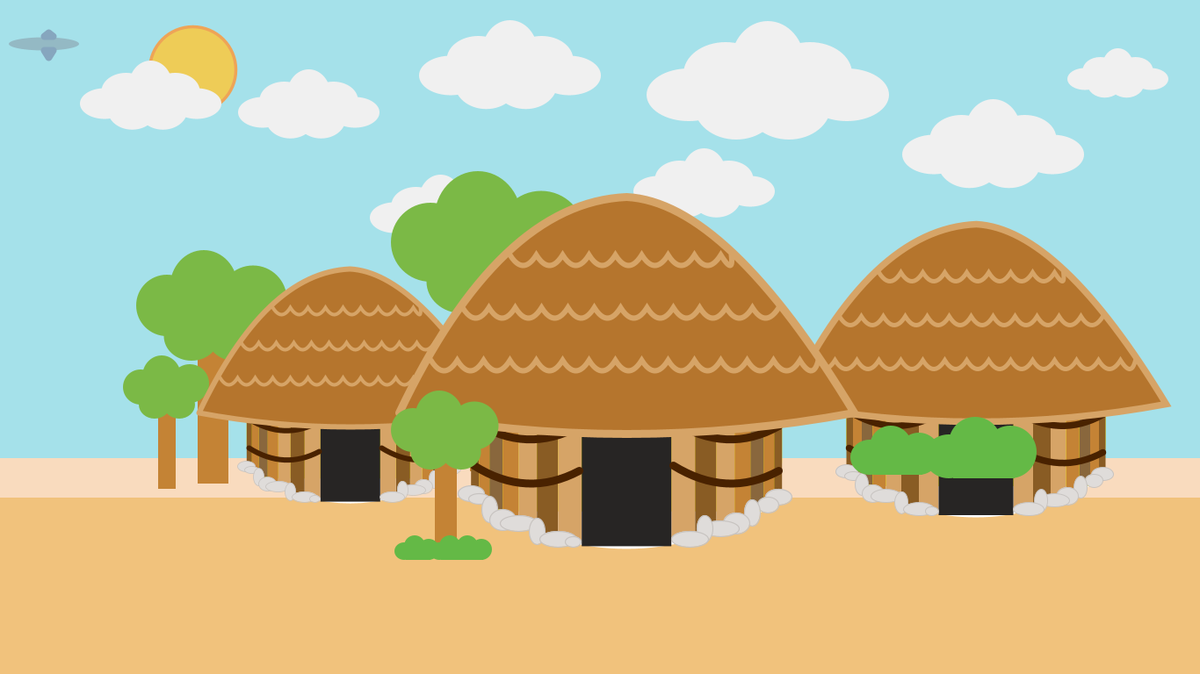
Frame 1 (no input)
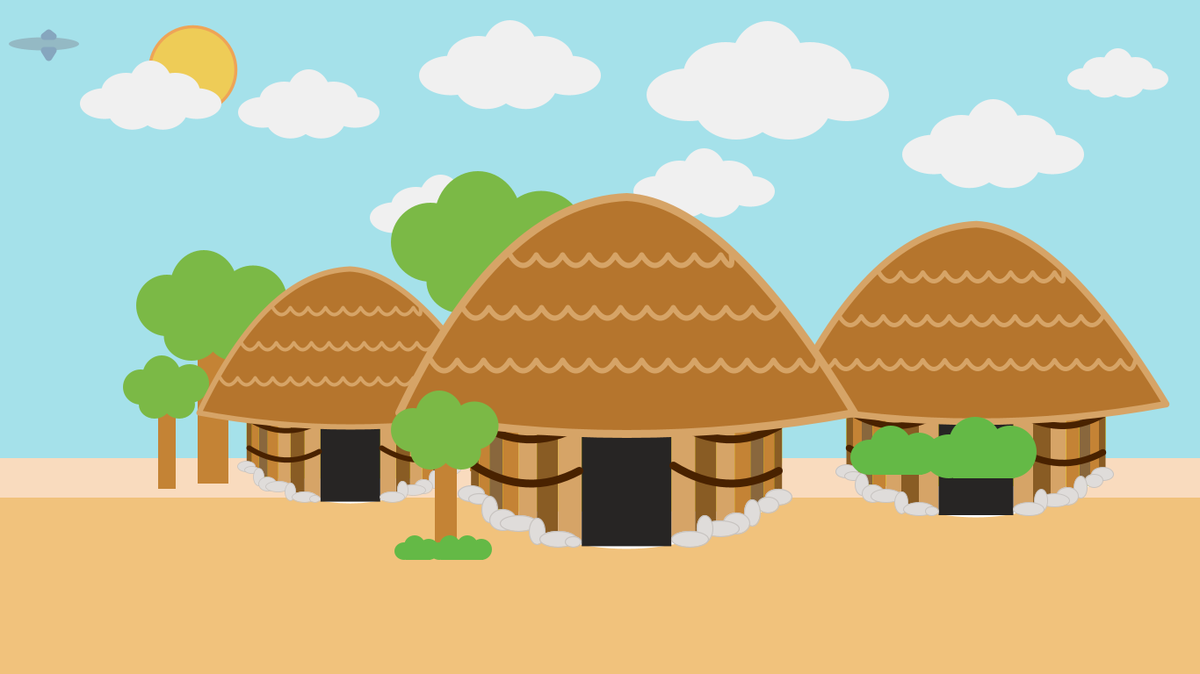
Frame 60 (the mouse pressed at the canvas centre just before this capture)
Frame 120 (the mouse held since frame 60 and released just before this capture): identical to frame 60, image omitted

The Processing sketch that drew these frames (run headless with seeded random() and noise(); from frame 60 on, the mouse is pressed at the canvas centre):

// Processing sketch: Scene_Rumah_Papua
// ── Scene_Rumah_Papua.pde
// Scene Rumah Aceh

int xM = 150;
int yM = 10;

Rumah rumah = new RumahPapua();
Properti p = new Properti();

void setup(){
  size(1366, 768);
}

void draw(){
  background(#a5e1ea);
  p.tanah(0, -180, 0.9);
  
  p.matahari(xM, yM, 0.7);
  
  p.awan(70, 20, 0.7, 240);
  p.awan(250, 30, 0.7, 240);
  p.awan(450, -40, 0.9, 240);
  p.awan(400, 150, 0.7, 240);
  p.awan(700, -60, 1.2, 240);
  p.awan(700, 120, 0.7, 240);
  p.awan(1000, 50, 0.9, 240);
  p.awan(1200, 20, 0.5, 240);
  
  p.pohon(120, 250, 0.7);
  p.pohon(400, 150, 0.9);
  
  //kecil
  p.pohon(120, 385, 0.4);
  
  rumah.draw(30, 230, 0, 0.4);
  rumah.draw(650, 160, 0, 0.5);
  rumah.draw(160, 110, 0, 0.6);
 
   //kecil
  p.pohon(420, 420, 0.5);
  p.semak(440, 600, 0.2);
  p.semak(480, 600, 0.2);
  p.semak(500, 600, 0.2);
  
  
  p.semak(1030, 450, 0.5);
  p.semak(950, 465, 0.4);
  
  
  //pesawat
  fill(#94b9c4);
  ellipse(50, 50, 80, 15);
  fill(#86a6be);
  stroke(#86a6be);
  strokeWeight(8);
  strokeJoin(ROUND);
  triangle(50, 41, 60, 41, 55, 37);
  triangle(50, 57, 60, 57, 55, 65);
}

// ── Properti.pde
public class Properti {
  
  public void awan(float x, float y, float s, int warna) {
    pushMatrix();
    
    translate(x, y);
    scale(s);
    
    noStroke();
    fill(warna);
    ellipse(70, 140, 80, 50);
    ellipse(105, 120, 80, 60);
    ellipse(220, 140, 80, 50);
    ellipse(185, 120, 80, 60);
    ellipse(145, 110, 70, 80);
    ellipse(115, 150, 80, 65);
    ellipse(165, 150, 80, 65);
    
    popMatrix();
  }
  
  public void matahari(float x, float y, float s) {
    pushMatrix();
    
    translate(x, y);
    scale(s);
    
    stroke(#eea457);
    fill(#eecc57);
    strokeWeight(5);
    ellipse(100, 100, 140, 140);
    
    popMatrix();
  }
  
  public void bulan(float x, float y, float s) {
    pushMatrix();
    
    translate(x, y);
    scale(s);
    
    stroke(#adaa9e);
    fill(#e3e1d8);
    strokeWeight(5);
    ellipse(100, 100, 140, 140);
    
    popMatrix();
  }
  
  public void pohon(float x, float y, float s) {
    pushMatrix();
    
    translate(x, y);
    scale(s);
    
    noStroke();
    fill(#C48335);
    rect(150, 180, 50, 250);
    fill(123, 185, 70);
    ellipse(100, 140, 100, 100);
    ellipse(160, 110, 110, 120);
    ellipse(240, 130, 110, 110);
    ellipse(140, 190, 90, 80);
    ellipse(210, 190, 90, 80);
    
    popMatrix();
  }
  
  public void bintang(float x, float y, float s) {
    pushMatrix();
    
    translate(x, y);
    scale(s);
    
    noStroke();
    fill(#d8b643);
    rect(100, 150, 10, 10);
    triangle(100, 150, 110, 150, 105, 140);
    triangle(100, 150, 100, 160, 90, 150);
    triangle(110, 150, 110, 160, 120, 150);
    triangle(98, 157, 108, 157, 95, 168);
    triangle(102, 157, 112, 157, 115, 168);
    
    popMatrix();
  }
  
  public void lampu(float x, float y, float s) {
    pushMatrix();
    
    translate(x, y);
    scale(s);
    
    fill(#d1d1d1); //255
    ellipse(115, 28, 80, 80);
    fill(#2e221b);
    rect(100, 80, 30, 200);
    rect(85, 65, 60, 15, 10);
    fill(#d1d1d1);
    rect(95, 280, 40, 15, 100);
    
    popMatrix();
  }
  
  public void tanah(float x, float y, float s){
    pushMatrix();
    
    translate(x, y);
    scale(s);
    
    noStroke();
    fill(#f1c27c);
    rect(0, 830, 1920, 250);
    fill(#f9dbbe);
    rect(0, 780, 1920, 50);
    
    popMatrix();
  }
  
  public void semak(float x, float y, float s){
    pushMatrix();
    
    translate(x, y);
    scale(s);
    noStroke();
    fill(100, 185, 70);
    ellipse(160, 110, 120, 120);
    ellipse(100, 140, 110, 100);
    rect(110, 140, 140, 50);
    ellipse(240, 130, 120, 120);
    
    popMatrix();
  }
}

// ── Rumah.pde
public class Rumah {
  
  public Rumah() {
    
  }
  
  public void draw(float x, float y, float z, float s) {
    translate(x, y);
    scale(s);
    
  }
}

public class RumahAceh extends Rumah {
  
  public RumahAceh() {
    
  }
  
  public void draw(float x, float y, float z, float s) {
    pushMatrix();
    
    translate(x, y);
    scale(s);
    
    //atap
    noStroke();
    fill(#b5b3b4);
    triangle(470, 500, 960, 190, 1450, 500);
    fill(#9d6063);
    triangle(490, 500, 960, 210, 1430, 500);
    
    //badan
    fill(#666d73);
    rect(850, 300, 220, 280);
    triangle(580, 460, 850, 460, 850, 295);
    rect(580, 460, 270, 180);
    triangle(1070, 460, 1340, 460, 1070, 295);
    rect(1070, 460, 270, 180);
    pushMatrix();
    fill(#c9a160);
    triangle(840, 300, 960, 230, 1080, 300);
    popMatrix();
    
    //hiasan
    stroke(#c6a27b);
    strokeWeight(5);
    //kanan
    line(830, 420, 830, 325);
    line(810, 420, 810, 335);
    line(790, 420, 790, 345);
    line(770, 420, 770, 357);
    line(750, 420, 750, 370);
    line(730, 420, 730, 382);
    line(710, 420, 710, 395);
    line(690, 420, 690, 410);
    line(670, 420, 670, 420);
    //kiri
    line(1090, 420, 1090, 325);
    line(1110, 420, 1110, 335);
    line(1130, 420, 1130, 345);
    line(1150, 420, 1150, 357);
    line(1170, 420, 1170, 370);
    line(1190, 420, 1190, 382);
    line(1210, 420, 1210, 395);
    line(1230, 420, 1230, 410);
    line(1250, 420, 1250, 420);
    //tengah
    noStroke();
    pushMatrix();
    fill(#c6a27b);
    rect(850, 325, 60, 40);
    rect(930, 325, 60, 40);
    rect(1010, 325, 60, 40);
    popMatrix();
    //kotak biru
    pushMatrix();
    fill(#abbbc4);
    rect(850, 400, 60, 120);
    rect(930, 400, 60, 120);
    rect(1010, 400, 60, 120);
    rect(1100, 460, 60, 120);
    rect(1180, 460, 60, 120);
    rect(1260, 460, 60, 120);
    rect(760, 460, 60, 120);
    rect(680, 460, 60, 120);
    rect(600, 460, 60, 120);
    popMatrix();
    //kotak merah
    pushMatrix();
    fill(#a46656);
    rect(580, 600, 270, 20);
    rect(1070, 600, 270, 20);
    rect(835, 540, 250, 20);
    popMatrix();
    //kain kuning
    beginShape();
    fill(#edcc91);
    rect(580, 605, 270, 5);
    rect(1070, 605, 270, 5);
    rect(835, 545, 250, 5);
    //kiri
    bezier(600, 610, 610, 625, 620, 625, 630, 610);
    bezier(650, 610, 660, 625, 670, 625, 680, 610);
    bezier(700, 610, 710, 625, 720, 625, 730, 610);
    bezier(750, 610, 760, 625, 770, 625, 780, 610);
    bezier(800, 610, 810, 625, 820, 625, 830, 610);
    //tengah
    bezier(850, 550, 860, 565, 870, 565, 880, 550);
    bezier(900, 550, 910, 565, 920, 565, 930, 550);
    bezier(950, 550, 960, 565, 970, 565, 980, 550);
    bezier(1000, 550, 1010, 565, 1020, 565, 1030, 550);
    bezier(1050, 550, 1060, 565, 1070, 565, 1080, 550);
    //kanan
    bezier(1090, 610, 1100, 625, 1110, 625, 1120, 610);
    bezier(1140, 610, 1150, 625, 1160, 625, 1170, 610);
    bezier(1190, 610, 1200, 625, 1210, 625, 1220, 610);
    bezier(1240, 610, 1250, 625, 1260, 625, 1270, 610);
    bezier(1290, 610, 1300, 625, 1310, 625, 1320, 610);
    endShape();
    
    //kaki
    kaki(590, 640);
    kaki(820, 640);
    kaki(1080, 640);
    kaki(1310, 640);
    //bantal
    bantalKaki(590, 760);
    bantalKaki(820, 760);
    bantalKaki(1080, 760);
    bantalKaki(1310, 760);
    
    //tangga
    rect(1160, 640, 10, 135);
    rect(1250, 640, 10, 135);
    anakTangga(650);
    anakTangga(670);
    anakTangga(690);
    anakTangga(710);
    anakTangga(730);
    anakTangga(750);
    
    popMatrix();
  }
  
  void kaki(int x, int y) {
    rect(x, y, 20, 120);
  }
  
  void bantalKaki(int x, int y) {
    fill(#b5b3b4);
    triangle(x, y, x - 15, y + 15, x, y + 15);
    rect(x, y, 20, 15);
    triangle(x + 20, y, x + 35, y + 15, x + 20, y + 15);
  }
  
  void anakTangga(int y) {
    rect(1160, y, 100, 10);
  }
  
}

public class RumahGadang extends Rumah {
  
  public RumahGadang() {
    
  }
  
  public void draw(float x, float y, float z, float s) {
    pushMatrix();
    
    translate(x, y);
    scale(s);
    
    // // badan depan
    // noStroke();   
    // beginShape();
    // fill(196, 33, 33);
    // vertex(620, 540);
    // vertex(1395, 540);
    // vertex(1395, 750);
    // vertex(620, 750);
    // endShape();
    // beginShape();
    // noStroke();
    // fill(110, 66, 41);
    // vertex(620, 750);
    // quadraticVertex(,700, 750)
    //   //kakiiiiiiiii
      
      
    //   vertex(1395, 750);
    // endShape();
    
    // //,...kiri
    // noStroke();
    // fill(71, 36, 15);
    // rect(700, 560, 10, 190, 30);
    // rect(790, 560, 10, 190, 30);
    // rect(875, 560, 10, 190, 30);
    
    // // kanan
    // rect(1135, 560, 10, 190, 30);
    // rect(1220, 560, 10, 190, 30);
    // rect(1305, 560, 10, 190, 30);
    
    
    // // badan samping kiri
    // beginShape();
    // fill(163, 26, 26);
    // vertex(435, 490);
    // vertex(620, 490);
    // vertex(620, 730);
    // vertex(435, 700);
    // endShape();
    // noStroke();
    // fill(71, 36, 15);
    // rect(505, 520, 10, 190, 30);
    // rect(590, 535, 10, 190, 30);
    // // badan samping kanan
    // beginShape();
    // fill(163, 26, 26);
    // vertex(1395, 490);
    // vertex(1580, 490);
    // vertex(1580, 700);
    // vertex(1395, 730);
    // endShape();
    // noStroke();
    // fill(71, 36, 15);
    // rect(1415, 535, 10, 190, 30);
    // rect(1495, 522, 10, 190, 30);
    
    // // jendela kiri
    // fill(43, 35, 35);
    // rect(454, 584, 35 ,55);
    // rect(528, 588, 35 ,55);
    // rect(645, 620, 35 ,55);
    // rect(730, 625, 35 ,55);
    // rect(818, 632, 35 ,55);
    // rect(905, 636, 35 ,55);
    // // jendela kanan
    // rect(1520, 586, 35 ,55);
    // rect(1446, 589, 35 ,55);
    // rect(1078, 636, 35 ,55);
    // rect(1165, 632, 35 ,55);
    // rect(1250, 625, 35 ,55);
    // rect(1335, 620, 35 ,55);
    
    
    // // atap kiri 1
    // beginShape();
    // fill(77, 70, 70);
    // vertex(370, 170);
    // quadraticVertex(445, 320, 545, 400);
    // vertex(660, 545);
    // quadraticVertex(520, 555, 380, 490);
    // stroke(#ffffff);
    // strokeWeight(5);       
    // quadraticVertex(400, 330, 370, 170);   
    // endShape();
    // // atap kiri 2
    // beginShape();
    // stroke(#ffffff);
    // strokeWeight(5);
    // fill(77, 70, 70);
    // vertex(460, 185);
    // quadraticVertex(555, 380, 610, 380);
    // vertex(610, 515);
    // vertex(480, 490);
    // quadraticVertex(500, 365, 460, 185);
    // endShape();
    
    // // atap kanan 1
    // beginShape();
    // stroke(#ffffff);
    // strokeWeight(5);
    // fill(77, 70, 70);
    // vertex(1640, 170);
    // quadraticVertex(1576, 320, 1484, 382);
    // vertex(1338, 545);
    // quadraticVertex(1490, 557, 1640, 490);
    // quadraticVertex(1601, 330, 1640, 170);
    // endShape();
    
    // // atap kanan 2
    // beginShape();
    // stroke(#ffffff);
    // strokeWeight(5);
    // fill(77, 70, 70);
    // vertex(1557, 185);
    // quadraticVertex(1500, 370, 1535, 490);
    // vertex(1390, 515);
    // vertex(1390, 380);
    // quadraticVertex(1470, 380, 1557, 185);
    // endShape();
    
    // // atap tengah atas
    // beginShape();
    // stroke(#ffffff);
    // strokeWeight(5);
    // fill(77, 70, 70);
    // vertex(575, 215);
    // quadraticVertex(1005, 700, 1435, 215);
    // quadraticVertex(1385, 430, 1435, 565);
    // quadraticVertex(1005, 625, 575, 565);
    // quadraticVertex(610, 410, 575, 215);
    // endShape();
    
    // // atap tengah atas
    // beginShape();
    // stroke(#ffffff);
    // strokeWeight(5);
    // fill(77, 70, 70);
    // vertex(760, 260);
    // quadraticVertex(1002, 400, 1245, 260);
    // quadraticVertex(1220, 357, 1245, 455);
    // quadraticVertex(1002, 505, 760, 455);
    // quadraticVertex(785, 360, 760, 260);
    // endShape();
    
    // // tiang pintu
    // noStroke();
    // fill(71, 36, 15);
    // rect(950, 580, 15, 200, 50);
    // rect(1050, 580, 15, 200, 50);
    // // Pintu
    // beginShape();
    // noStroke();
    // fill(71, 36, 15);
    // vertex(980, 630);
    // vertex(1035, 630);
    // vertex(1035, 730);
    // vertex(980, 730);
    // endShape();
    // // atap segitiga depan
    // beginShape();
    // stroke(#ffffff);
    // strokeWeight(5);
    // fill(77, 70, 70);
    // vertex(1005, 287);
    // quadraticVertex(1005, 500, 1139, 618);
    // vertex(1052, 595);
    // vertex(1052, 645);
    // quadraticVertex(1005, 585, 962, 645);
    // vertex(962, 595);
    // vertex(877, 618);
    // quadraticVertex(1005, 500, 1005, 287);
    // endShape();
    
    // beginShape();
    // stroke(110, 66, 41);
    // fill(110, 66, 41);
    // vertex(1052, 595);
    // vertex(1052, 645);
    // quadraticVertex(1005, 585, 962, 645);
    // vertex(962, 595);
    // vertex(962, 561);
    // vertex(1005, 509);
    // vertex(1052, 561);
    // vertex(1052, 595);
    // endShape();
    // //tangga
    // fill(#dfb79a);
    // rect(980, 730, 55, 10);
    // rect(975, 740, 65, 10);
    // rect(970, 750, 75, 10);
    // rect(965, 760, 85, 10);
    // rect(960, 770, 95, 10);
    // rect(955, 780, 105, 10);
    // rect(950, 790, 115, 10);
    // rect(945, 800, 125, 10);
    
    popMatrix();
  }
}

public class RumahJateng extends Rumah {
  
  public RumahJateng() {
    
  }
  
  public void draw(float x, float y, float z, float s) {
    pushMatrix();
    
    translate(x, y);
    scale(s);
    
    //atap
    noStroke();
    fill(#824751);
    rect(860, 200, 200, 100);
    triangle(860, 200, 860, 300, 820, 300);
    triangle(1060, 200, 1060, 300, 1100, 300);
    rect(820, 300, 280, 100);
    triangle(820, 300, 820, 400, 550, 400);
    triangle(1100, 300, 1100, 400, 1370, 400);
    fill(#4b1506);
    rect(550, 400, 820, 20);
    
    //badan
    fill(#b47129);
    rect(600, 420, 720, 200);
    fill(#664130);
    rect(600, 620, 720, 50);
    fill(#e4b47f);
    rect(900, 450, 120, 160, 50, 50, 0, 0);
    
    //tangga
    fill(#dfb79a);
    rect(890, 620, 140, 10);
    rect(880, 640, 160, 10);
    rect(860, 660, 200, 10);
    rect(840, 680, 240, 10);
    fill(#362f35);
    rect(890, 630, 140, 10);
    rect(880, 650, 160, 10);
    rect(860, 670, 200, 10);
    rect(840, 690, 240, 10);
    
    //hiasan
    fill(#80523b);
    //kiri
    rect(620, 510, 240, 20);
    rect(630, 450, 40, 45, 70, 70, 0, 0);
    rect(690, 450, 40, 45, 70, 70, 0, 0);
    rect(750, 450, 40, 45, 70, 70, 0, 0);
    rect(810, 450, 40, 45, 70, 70, 0, 0);
    //kanan
    rect(1060, 510, 240, 20);
    rect(1070, 450, 40, 45, 70, 70, 0, 0);
    rect(1130, 450, 40, 45, 70, 70, 0, 0);
    rect(1190, 450, 40, 45, 70, 70, 0, 0);
    rect(1250, 450, 40, 45, 70, 70, 0, 0);
    //bawah
    pushMatrix();
    noFill();
    stroke(#80523b);
    strokeWeight(5);
    rect(630, 550, 40, 45, 70, 70, 0, 0);
    rect(690, 550, 40, 45, 70, 70, 0, 0);
    rect(750, 550, 40, 45, 70, 70, 0, 0);
    rect(810, 550, 40, 45, 70, 70, 0, 0);
    rect(1070, 550, 40, 45, 70, 70, 0, 0);
    rect(1130, 550, 40, 45, 70, 70, 0, 0);
    rect(1190, 550, 40, 45, 70, 70, 0, 0);
    rect(1250, 550, 40, 45, 70, 70, 0, 0);
    popMatrix();
    
    //tiang
    noStroke();
    fill(#da8644);
    rect(735, 420, 30, 280);
    rect(1155, 420, 30, 280);
    fill(#feeebe);
    rect(730, 690, 40, 15);
    rect(1150, 690, 40, 15);
    rect(730, 660, 40, 8, 30);
    rect(1150, 660, 40, 8, 30);
    rect(730, 530, 40, 8, 30);
    rect(1150, 530, 40, 8, 30);
    
    popMatrix();
  }
}

public class RumahPapua extends Rumah {
  
  public RumahPapua() {
    
  }
  
  public void draw(float x, float y, float z, float s) {
    pushMatrix();
    
    translate(x, y);
    scale(s);
    
    // badan objek
    noStroke();
    fill(255,255,0);
    rect(627, 564, 590, 247, 0, 0, 130, 130);
    fill(255,255,255);
    
    beginShape();
    fill(#ffffff);
    vertex(663,788);
    quadraticVertex(922, 930, 1180, 788);
    endShape();
    
    //badan objek, kayu-kayu
    //kiri
    fill(#895C24);
    kayu(627, 564, 15, 190);
    fill(#C48335);
    kayu(642, 564, 20, 200);
    fill(#89673D);
    kayu(662, 564, 25, 220);
    fill(#C48335);
    kayu(687, 564, 30, 240);
    fill(#D6A467);
    kayu(717, 564, 35, 250);
    fill(#895C24);
    kayu(752, 564, 40, 265);
    fill(#D6A467);
    kayu(792, 564, 45, 280);
    
    //kanan
    fill(#895C24);
    kayu(1202, 564, 15, 190);
    fill(#C48335);
    kayu(1182, 564, 20, 200);
    fill(#89673D);
    kayu(1157, 564, 25, 220);
    fill(#C48335);
    kayu(1127, 564, 30, 240);
    fill(#D6A467);
    kayu(1092, 564, 35, 250);
    fill(#895C24);
    kayu(1052, 564, 40, 265);
    fill(#D6A467);
    kayu(1007, 564, 45, 280);
    
    //pfloatu
    fill(#272524);
    kayu(837, 564, 170, 290);
    
    //tali 1
    beginShape();
    noFill();
    stroke(#492200);
    strokeWeight(15);
    vertex(633, 617.5);
    quadraticVertex(733, 680, 833, 625);
    endShape();
    //tali 2
    beginShape();
    noFill();
    stroke(#492200);
    strokeWeight(15);
    vertex(633, 700);
    quadraticVertex(733, 763, 833, 710);
    endShape();
    
    //tali 3
    beginShape();
    noFill();
    stroke(#492200);
    strokeWeight(15);
    vertex(1010, 617.5);
    quadraticVertex(1112, 680, 1210, 625);
    endShape();
    //tali 4
    beginShape();
    noFill();
    stroke(#492200);
    strokeWeight(15);
    vertex(1010, 700);
    quadraticVertex(1112, 763, 1210, 710);
    endShape();
    
    fill(#89673D);
    noStroke();
    //triangle(498, 540, 930, 204, 1321, 566);
    beginShape();
    fill(#B5752D);
    stroke(#D6A467);
    vertex(490,600);
    quadraticVertex(680, 200, 922, 190);
    quadraticVertex(1112, 200, 1354, 600);
    quadraticVertex(922, 680, 490, 600);
    endShape();
    
    //tali atap
    beginShape();
    noFill();
    stroke(#D6A467);
    strokeWeight(10);
    vertex(700,300);
    quadraticVertex(725, 340, 750, 300);
    quadraticVertex(775, 340, 800, 300);
    quadraticVertex(825, 340, 850, 300);
    quadraticVertex(875, 340, 900, 300);
    quadraticVertex(925, 340, 950, 300);
    quadraticVertex(975, 340, 1000, 300);
    quadraticVertex(1025, 340, 1050, 300);
    quadraticVertex(1075, 340, 1100, 300);
    quadraticVertex(1125, 340, 1120, 300);
    endShape();
    
    beginShape();
    noFill();
    stroke(#D6A467);
    strokeWeight(10);
    vertex(610,400);
    quadraticVertex(635, 440, 660, 400);
    quadraticVertex(685, 440, 710, 400);
    quadraticVertex(735, 440, 760, 400);
    quadraticVertex(785, 440, 810, 400);
    quadraticVertex(835, 440, 860, 400);
    quadraticVertex(885, 440, 910, 400);
    quadraticVertex(935, 440, 960, 400);
    quadraticVertex(985, 440, 1010, 400);
    quadraticVertex(1035, 440, 1060, 400);
    quadraticVertex(1085, 440, 1110, 400);
    quadraticVertex(1135, 440, 1160, 400);
    quadraticVertex(1185, 440, 1210, 400);
    endShape();
    
    beginShape();
    noFill();
    stroke(#D6A467);
    strokeWeight(10);
    vertex(550,500);
    quadraticVertex(575, 540, 600, 500);
    quadraticVertex(625, 540, 650, 500);
    quadraticVertex(675, 540, 700, 500);
    quadraticVertex(725, 540, 750, 500);
    quadraticVertex(775, 540, 800, 500);
    quadraticVertex(825, 540, 850, 500);
    quadraticVertex(875, 540, 900, 500);
    quadraticVertex(925, 540, 950, 500);
    quadraticVertex(975, 540, 1000, 500);
    quadraticVertex(1025, 540, 1050, 500);
    quadraticVertex(1075, 540, 1100, 500);
    quadraticVertex(1125, 540, 1150, 500);
    quadraticVertex(1175, 540, 1200, 500);
    quadraticVertex(1225, 540, 1250, 500);
    quadraticVertex(1275, 540, 1285, 500);
    endShape();
    
    //batu
    fill(#DFDCDA);
    stroke(#C7C3C0);
    strokeWeight(2);
    //kiri
    ellipse(627, 754, 50, 30);
    ellipse(642, 764, 40, 20);
    ellipse(662, 784, 30, 50);
    ellipse(687, 804, 50, 40);
    ellipse(717, 810, 70, 30);
    ellipse(752, 825, 30, 50);
    ellipse(792, 840, 70, 30);
    ellipse(821, 845, 30, 20);
    
    //kanan
    ellipse(1210, 760, 50, 30);
    ellipse(1190, 775, 40, 30);
    ellipse(1160, 790, 30, 50);
    ellipse(1130, 810, 50, 40);
    ellipse(1100, 820, 70, 30);
    ellipse(1070, 820, 30, 50);
    ellipse(1042, 840, 70, 30);
    
    popMatrix();
  }
  
  void kayu(float xawal,float yawal, float lebar, float tinggi) {
    rect(xawal, yawal, lebar, tinggi);
  }
}

public class RumahSulsel extends Rumah {
  
  public RumahSulsel() {
    
  }
  
  public void draw(float x, float y, float z, float s) {
    pushMatrix();
    
    translate(x, y);
    scale(s);
    
    // atap
    beginShape();
    noStroke();
    fill(#76BA99);
    vertex(549.5, 72);
    vertex(562, 58);
    vertex(785, 319);
    // quadraticvertex(titik dilengkungkan, nilai pelengkungan, x akhir, y akhir)
    quadraticVertex(1098, 620, 1373.5, 346);
    vertex(1430, 354);
    quadraticVertex(1312.5, 500, 1337, 670);
    vertex(930, 646);
    endShape(CLOSE); 
    
    // atap genteng
    beginShape();
    noStroke();
    fill(#B09B71);
    vertex(785, 319.5);
    quadraticVertex(1098, 620, 1373.5, 346);
    vertex(1430, 354);
    quadraticVertex(1124.5, 730, 832, 380);
    vertex(785, 319.5); 
    endShape();
    
    
    // depan & badan
    beginShape();
    fill(168, 121, 50);
    vertex(490, 139);
    
    vertex(549.5, 72);
    vertex(930, 638);
    vertex(1337, 670);
    vertex(1300, 688);
    vertex(1285, 791);
    vertex(730, 753);
    vertex(730, 600);
    vertex(701, 638);
    quadraticVertex(745, 500, 490, 139);
    endShape();
    beginShape();
    fill(#603601);
    vertex(490, 139);
    vertex(501.56, 126);
    quadraticVertex(741, 470, 741, 600);
    vertex(741, 600);
    vertex(701, 638);
    quadraticVertex(745, 500, 490, 139);
    endShape();
    // depan
    fill(#603601);
    triangle(490, 139, 562, 58, 528, 37);
    beginShape();
    fill(#603601);
    vertex(535.33, 88);
    vertex(916.5, 638);
    vertex(930, 638);
    vertex(549.56, 72);  
    endShape();
    // kayu didepan
    beginShape();
    fill(#603601);
    vertex(534.69, 179.06);
    vertex(579.45, 150.87);
    vertex(586.38, 161.88);
    vertex(541.62, 190.06);
    endShape();
    beginShape();
    fill(#603601);
    vertex(579.19, 247.79);
    vertex(586.57, 258.49);
    vertex(631.76, 227.33);
    vertex(624.38, 216.62);
    endShape();
    beginShape();
    fill(#603601);
    vertex(619.9, 311.54);
    vertex(627.28, 322.24);
    vertex(674.57, 289.62);
    vertex(667.19, 278.92);
    endShape();
    beginShape();
    fill(#603601);
    vertex(653.39, 367.03);
    vertex(660.78, 377.73);
    vertex(712.24, 343.62);
    vertex(704.86, 332.92);
    endShape();
    beginShape();
    fill(#603601);
    vertex(710, 489.07);
    vertex(705, 510);
    vertex(798.01, 455);
    vertex(792.76, 440);
    endShape();
    
    // ENDATAP
    
    
    
    // BADAN RUMAH
    
    // jendela
    beginShape();
    fill(#603601);
    vertex(968, 674);
    vertex(1024, 678);
    vertex(1024, 724);
    vertex(968, 720);
    endShape();
    beginShape();
    fill(#603601);
    vertex(1058, 680);
    vertex(1114, 684);
    vertex(1114, 731);
    vertex(1058, 726);
    endShape();
    beginShape();
    fill(#603601);
    vertex(1145, 688);
    vertex(1201, 692);
    vertex(1201, 738);
    vertex(1145, 734);
    endShape();
    beginShape();
    fill(#603601);
    vertex(1228, 694);
    vertex(1284, 698);
    vertex(1284, 744);
    vertex(1228, 740);
    endShape();
    // ENDJENDELA
    
    
    beginShape();
    noFill();
    stroke(#603601);
    strokeWeight(5);
    vertex(930, 640);
    //vertex(930, 763);
    quadraticVertex(880, 701.5 , 930, 763);
    endShape();
    
    
    // KAKI RUMAH
    fill(#603601);
    //kanan
    rect(733, 755, 40, 165, 0, 0, 30, 30);
    rect(995, 773, 40, 150, 0, 0, 30, 30);
    rect(1152, 783, 40, 145, 0, 0, 30, 30);
    //kiri
    rect(933, 769, 40, 170, 0, 0, 30, 30);
    rect(1090, 780, 40, 165, 0, 0, 30, 30);
    rect(1242, 790, 40, 160, 0, 0, 30, 30);
    
    // PfloatU
    fill(#603601);
    noStroke();
    rect(783, 602, 85, 140);
    fill(#FF0B0B);
    ellipse(855, 668, 10,15);
    
    popMatrix();
  }
}
